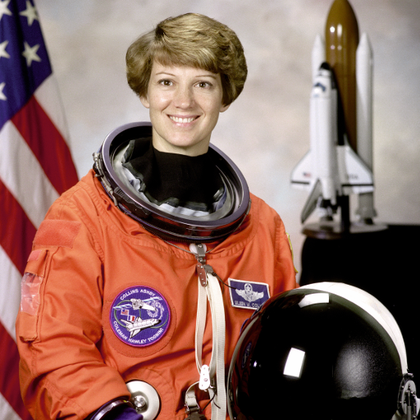
%> input picture citra_test_images/1. Histogram Citra/image_04.png, 420 x 420 px, shrunk from 512 x 512 before the run
$ octave compare_hist.m   (GNU Octave 9; MATLAB toolbox functions it lacks are replaced by stand-ins)
%> lines starting %> are read from the running program, lines starting %| are printed output that depends on the picture
### src/manual_histogram.m
function [h, p] = manual_histogram(Image)
    % Fungsi menghitung histogram citra berukuran M x N dengan 256 derajat keabuan.
    % Input:
    %   Image : Matriks citra 2D M x N (uint8 atau double)
    % Output:
    %   h : Frekuensi piksel (0..255)
    %   p : Probabilitas atau Normalisasi (float 0.0..1.0)

    % Ambil ukuran citra (M = jumlah baris, N = jumlah kolom)
    [M, N] = size(Image);

    % Inisialisasi h[0..255] dengan 0
    h = zeros(1, 256);

    % Hitung frekuensi piksel
    for i = 1:M
        for j = 1:N
            val = double(Image(i, j));
            h(val + 1) = h(val + 1) + 1;
        end
    end

    % Normalisasi p[i] dengan jumlah seluruh pixel
    n = M * N;
    p = zeros(1, 256);
    for i = 1:256
        p(i) = h(i) / n;
    end
end

### cases/testing_(deleteLater)/compare_hist.m
% TESTING SKRIP UJI DENGAN CITRA UJI DAN KODE FUNGSI PADA FOLDER TERPISAH
% (DELETE LATER)

addpath(genpath('../src'));
addpath(genpath('../citra_test_images'));

% Memanggil gambar uji langsung dari folder 'citra_test_images'
img = imread('1. Histogram Citra/image_04.png');
%> img is the input picture: size 420x420x3 uint8; mean R, G, B 141.6, 105.8, 96.5

if size(img, 3) == 3
    img_gray = uint8(img(:, :, 1));
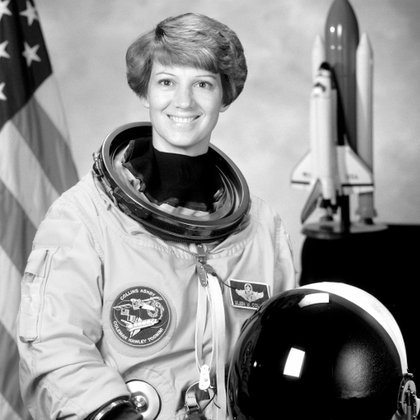
%> img_gray: size 420x420 uint8; min 0, max 255, mean 141.6
else
    img_gray = uint8(img);
end

% Memanggil fungsi manual yang tersimpan di dalam folder 'src/'
[counts_manual, Hist_manual] = manual_histogram(img_gray);
%> after the loop in manual_histogram, `for i = 1:M`: h = 256 values, max 18876 at index 1, min 117 at index 248, mean 689.1
%> after the loop in manual_histogram, `for i = 1:256`: p = 256 values, max 0.107 at index 1, min 0.000663 at index 248, mean 0.00391
%> counts_manual has the same summary as h in manual_histogram; Hist_manual has the same summary as p in manual_histogram

hist_native = imhist(img_gray);
%> hist_native has the same summary as h in manual_histogram

figure;
subplot(1, 2, 1);
bar(0:255, counts_manual, 'BarWidth', 1, 'FaceColor', 'b');
title('Histogram Manual (Fungsi Sendiri)');
xlabel('Intensitas'); ylabel('Jumlah Piksel');
grid on;

subplot(1, 2, 2);
bar(0:255, hist_native, 'BarWidth', 1, 'FaceColor', 'r');
title('Histogram Native (imhist)');
xlabel('Intensitas'); ylabel('Jumlah Piksel');
grid on;
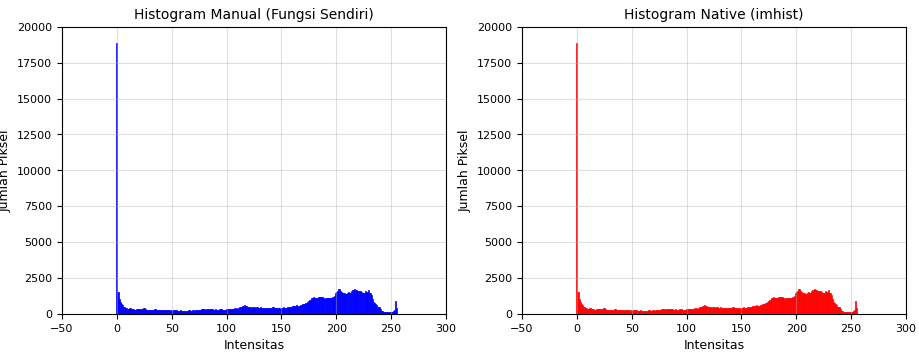
%> figure redrawn from the program's plot data, 2 panels; panel 1: tallest bar 18876 high, from x = -0.5 to 0.5; panel 2: tallest bar 18876 high, from x = -0.5 to 0.5

selisih = abs(counts_manual(:) - hist_native(:));
%> selisih = 256 values from 0 to 0
total_beda = sum(selisih);
%> total_beda = 0

fprintf('\n=== HASIL VALIDASI ===\n');
if total_beda == 0
    fprintf('SUCCESS: Hasil fungsi manual 100%% IDENTIK dengan imhist!\n');
else
    fprintf('WARNING: Terdapat perbedaan total %d piksel.\n', total_beda);
end

total_prob = sum(Hist_manual);
%> total_prob = 1
fprintf('Total Probabilitas Hist (Normalisasi): %.4f (Harus 1.0000)\n', total_prob);
%| Total Probabilitas Hist (Normalisasi): 1.0000 (Harus 1.0000)

indeks_beda = find(counts_manual(:) ~= hist_native(:));
%> indeks_beda = []
if ~isempty(indeks_beda)
    fprintf('\n=== CUPLIKAN NILAI YANG BERBEDA (%d Intensitas Beda) ===\n', length(indeks_beda));
    fprintf('Intensitas (0-255) | Manual | imhist | Selisih\n');
    fprintf('-----------------------------------------------\n');

    jumlah_sampel = min(10, length(indeks_beda));
    for idx = 1:jumlah_sampel
        i = indeks_beda(idx);
        intensitas = i - 1;
        val_manual = counts_manual(i);
        val_native = hist_native(i);
        bedanya     = abs(val_manual - val_native);

        fprintf('       %3d         | %6d | %6d | %6d\n', ...
            intensitas, val_manual, val_native, bedanya);
    end

    if length(indeks_beda) > 10
        fprintf('... dan %d intensitas lainnya.\n', length(indeks_beda) - 10);
    end
else
    fprintf('\nTidak ada perbedaan nilai (100%% Identik)!\n');
end

$ run again, with citra_test_images/1. Histogram Citra/image_01.png copied over citra_test_images/1. Histogram Citra/image_04.png
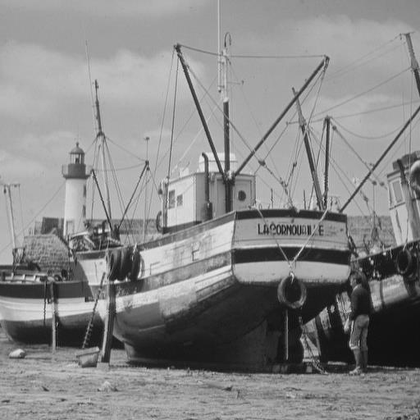
%> input picture citra_test_images/1. Histogram Citra/image_01.png, 420 x 420 px, shrunk from 512 x 512 before the run
%> img is the input picture: size 420x420x3 uint8; min 9, max 238, mean 136.1
%> after the loop in manual_histogram, `for i = 1:M`: h = 256 values, max 4197 at index 160, min 0 at index 1, mean 689.1
%> after the loop in manual_histogram, `for i = 1:256`: p = 256 values, max 0.0238 at index 160, min 0 at index 1, mean 0.00391
%> counts_manual has the same summary as h in manual_histogram; Hist_manual has the same summary as p in manual_histogram
%> hist_native has the same summary as h in manual_histogram
%> `grid on;`:
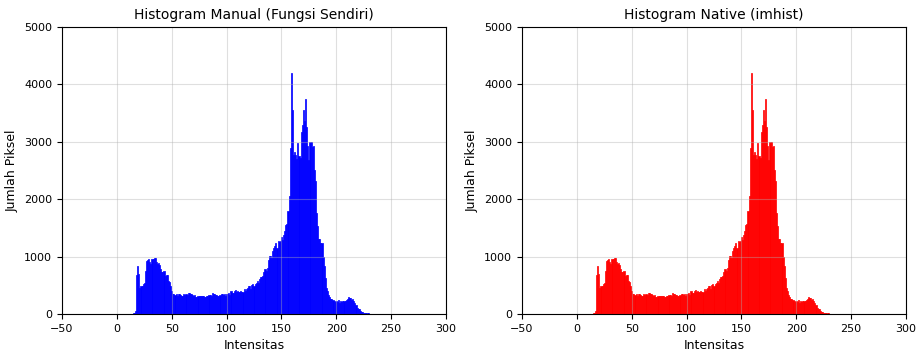
%> figure redrawn from the program's plot data, 2 panels; panel 1: tallest bar 4197 high, from x = 158.5 to 159.5; panel 2: tallest bar 4197 high, from x = 158.5 to 159.5
%> selisih = 256 values from 0 to 0
%> total_beda = 0
%> total_prob = 1
%| Total Probabilitas Hist (Normalisasi): 1.0000 (Harus 1.0000)
%> indeks_beda = []

$ run again, with citra_test_images/1. Histogram Citra/image_02.png copied over citra_test_images/1. Histogram Citra/image_04.png
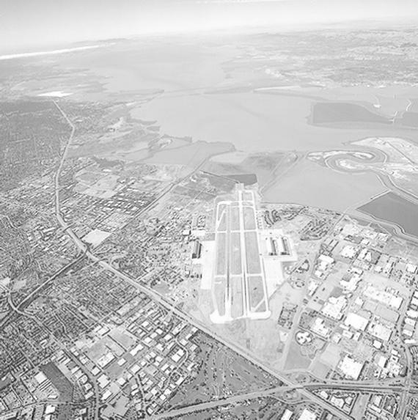
%> input picture citra_test_images/1. Histogram Citra/image_02.png, 418 x 420 px, shrunk from 570 x 573 before the run
%> img is the input picture: size 420x418x3 uint8; min 18, max 255, mean 195.7
%> after the loop in manual_histogram, `for i = 1:M`: h = 256 values, max 4052 at index 215, min 0 at index 1, mean 685.8
%> after the loop in manual_histogram, `for i = 1:256`: p = 256 values, max 0.0231 at index 215, min 0 at index 1, mean 0.00391
%> counts_manual has the same summary as h in manual_histogram; Hist_manual has the same summary as p in manual_histogram
%> hist_native has the same summary as h in manual_histogram
%> `grid on;`:
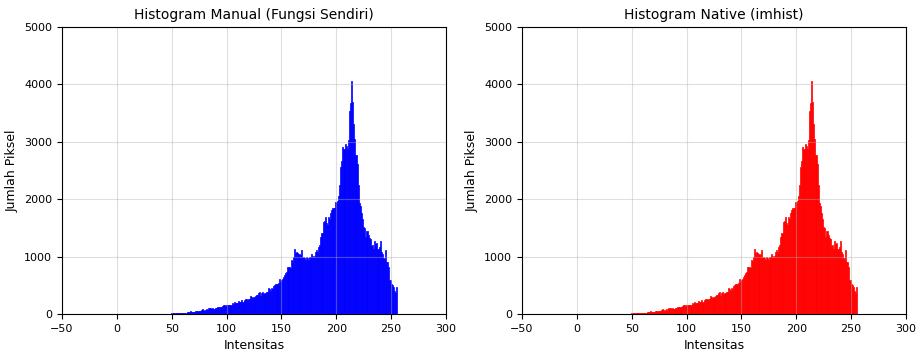
%> figure redrawn from the program's plot data, 2 panels; panel 1: tallest bar 4052 high, from x = 213.5 to 214.5; panel 2: tallest bar 4052 high, from x = 213.5 to 214.5
%> selisih = 256 values from 0 to 0
%> total_beda = 0
%> total_prob = 1
%| Total Probabilitas Hist (Normalisasi): 1.0000 (Harus 1.0000)
%> indeks_beda = []

$ run again, with citra_test_images/1. Histogram Citra/image_03.png copied over citra_test_images/1. Histogram Citra/image_04.png
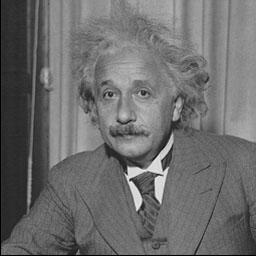
%> input picture citra_test_images/1. Histogram Citra/image_03.png, 256 x 256 px
%> img is the input picture: size 256x256x3 uint8; min 0, max 248, mean 108.6
%> after the loop in manual_histogram, `for i = 1:M`: h = 256 values, max 1153 at index 111, min 0 at index 14, mean 256
%> after the loop in manual_histogram, `for i = 1:256`: p = 256 values, max 0.0176 at index 111, min 0 at index 14, mean 0.00391
%> counts_manual has the same summary as h in manual_histogram; Hist_manual has the same summary as p in manual_histogram
%> hist_native has the same summary as h in manual_histogram
%> `grid on;`:
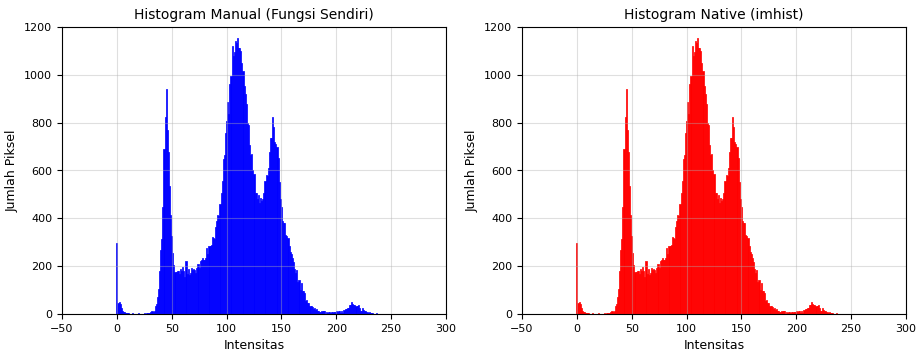
%> figure redrawn from the program's plot data, 2 panels; panel 1: tallest bar 1153 high, from x = 109.5 to 110.5; panel 2: tallest bar 1153 high, from x = 109.5 to 110.5
%> selisih = 256 values from 0 to 0
%> total_beda = 0
%> total_prob = 1
%| Total Probabilitas Hist (Normalisasi): 1.0000 (Harus 1.0000)
%> indeks_beda = []
